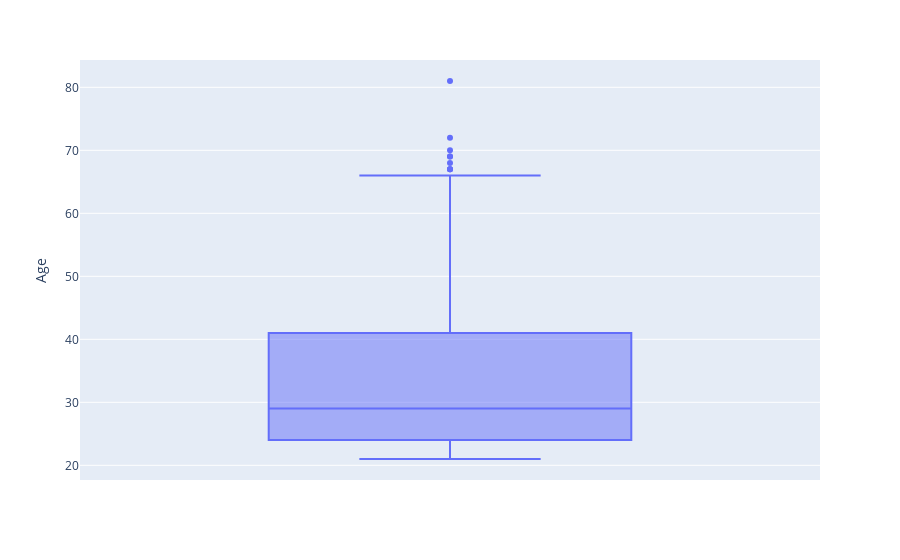
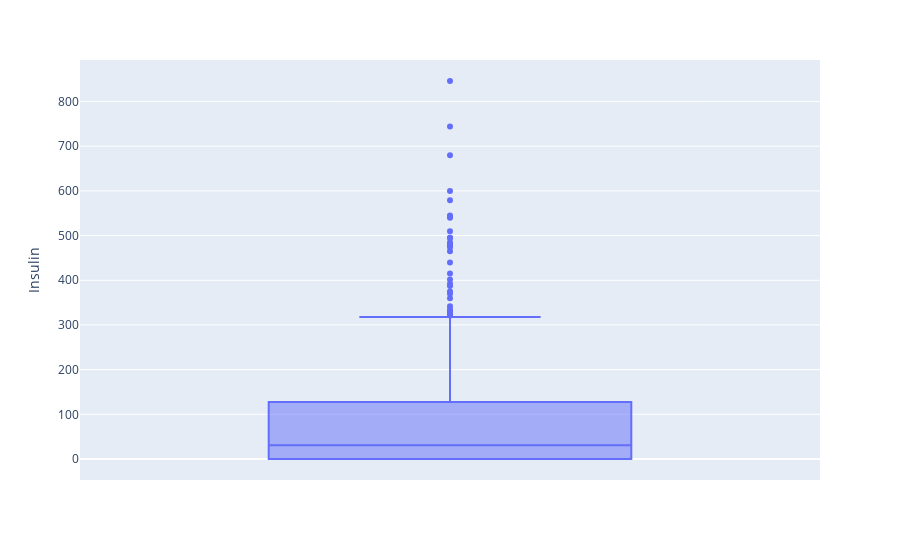
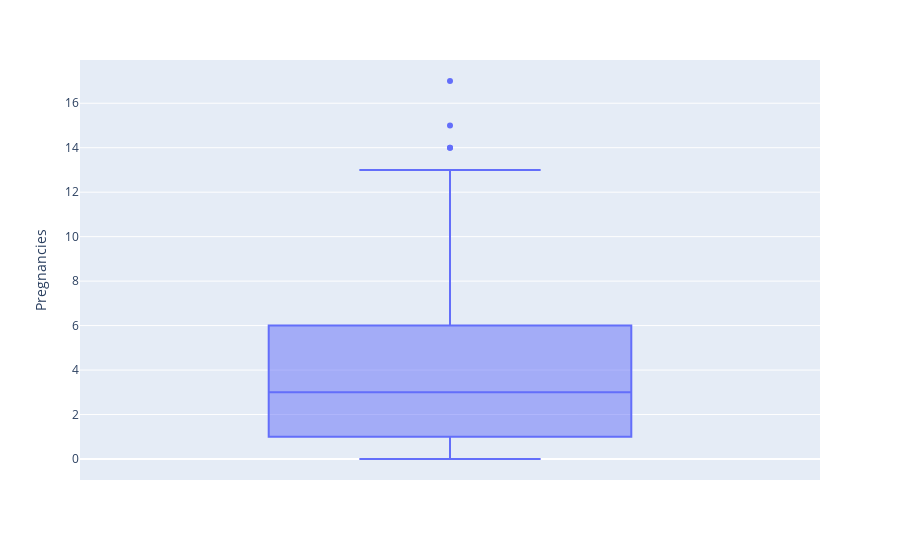
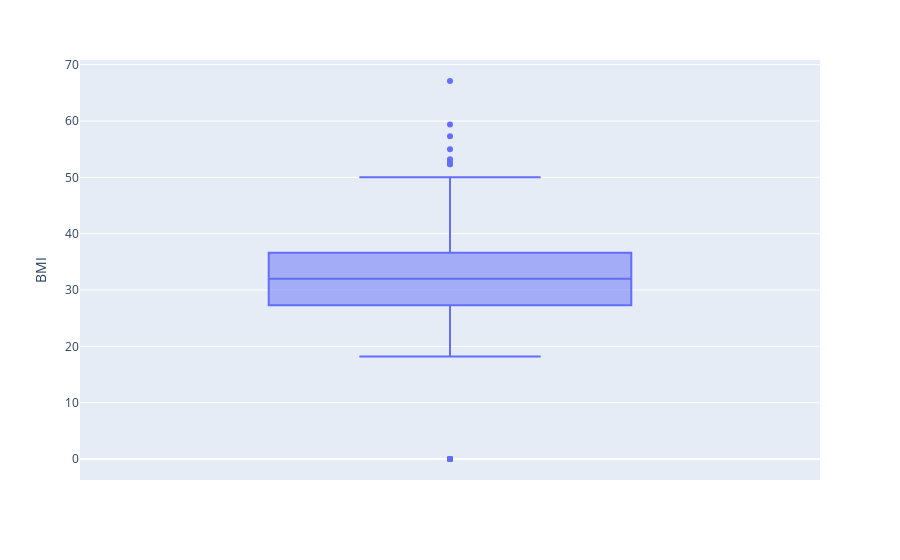

The notebook cell saved with these charts, in order:
### Code cell
# make box plots of all the numeric columns using for loop and plotly
fig = px.box(data_frame=df, y='Age')
fig.show()

fig = px.box(data_frame=df, y='Insulin')
fig.show()

fig = px.box(data_frame=df, y='Pregnancies')
fig.show()

fig = px.box(data_frame=df, y='BMI')
fig.show()

### Figure 1 — Plotly figure (JSON) as saved in the notebook; plotly's stock layout.template omitted (floating-point values rounded to 4 significant figures; data arrays with more than 128 entries replaced by an {"elided": "..."} marker saying what was removed)
{"data": [{"alignmentgroup": "True", "hovertemplate": "Age=%{y}<extra></extra>", "legendgroup": "", "marker": {"color": "#636efa"}, "name": "", "notched": false, "offsetgroup": "", "orientation": "v", "showlegend": false, "type": "box", "x0": " ", "xaxis": "x", "y": {"elided": "768 int values"}, "y0": " ", "yaxis": "y"}], "layout": {"boxmode": "group", "legend": {"tracegroupgap": 0}, "margin": {"t": 60}, "xaxis": {"anchor": "y", "domain": [0, 1]}, "yaxis": {"anchor": "x", "domain": [0, 1], "title": {"text": "Age"}}}}

### Figure 2 — Plotly figure (JSON) as saved in the notebook; plotly's stock layout.template omitted (floating-point values rounded to 4 significant figures; data arrays with more than 128 entries replaced by an {"elided": "..."} marker saying what was removed)
{"data": [{"alignmentgroup": "True", "hovertemplate": "Insulin=%{y}<extra></extra>", "legendgroup": "", "marker": {"color": "#636efa"}, "name": "", "notched": false, "offsetgroup": "", "orientation": "v", "showlegend": false, "type": "box", "x0": " ", "xaxis": "x", "y": {"elided": "768 int values"}, "y0": " ", "yaxis": "y"}], "layout": {"boxmode": "group", "legend": {"tracegroupgap": 0}, "margin": {"t": 60}, "xaxis": {"anchor": "y", "domain": [0, 1]}, "yaxis": {"anchor": "x", "domain": [0, 1], "title": {"text": "Insulin"}}}}

### Figure 3 — Plotly figure (JSON) as saved in the notebook; plotly's stock layout.template omitted (floating-point values rounded to 4 significant figures; data arrays with more than 128 entries replaced by an {"elided": "..."} marker saying what was removed)
{"data": [{"alignmentgroup": "True", "hovertemplate": "Pregnancies=%{y}<extra></extra>", "legendgroup": "", "marker": {"color": "#636efa"}, "name": "", "notched": false, "offsetgroup": "", "orientation": "v", "showlegend": false, "type": "box", "x0": " ", "xaxis": "x", "y": {"elided": "768 int values"}, "y0": " ", "yaxis": "y"}], "layout": {"boxmode": "group", "legend": {"tracegroupgap": 0}, "margin": {"t": 60}, "xaxis": {"anchor": "y", "domain": [0, 1]}, "yaxis": {"anchor": "x", "domain": [0, 1], "title": {"text": "Pregnancies"}}}}

### Figure 4 — Plotly figure (JSON) as saved in the notebook; plotly's stock layout.template omitted (floating-point values rounded to 4 significant figures; data arrays with more than 128 entries replaced by an {"elided": "..."} marker saying what was removed)
{"data": [{"alignmentgroup": "True", "hovertemplate": "BMI=%{y}<extra></extra>", "legendgroup": "", "marker": {"color": "#636efa"}, "name": "", "notched": false, "offsetgroup": "", "orientation": "v", "showlegend": false, "type": "box", "x0": " ", "xaxis": "x", "y": {"elided": "768 float values"}, "y0": " ", "yaxis": "y"}], "layout": {"boxmode": "group", "legend": {"tracegroupgap": 0}, "margin": {"t": 60}, "xaxis": {"anchor": "y", "domain": [0, 1]}, "yaxis": {"anchor": "x", "domain": [0, 1], "title": {"text": "BMI"}}}}
